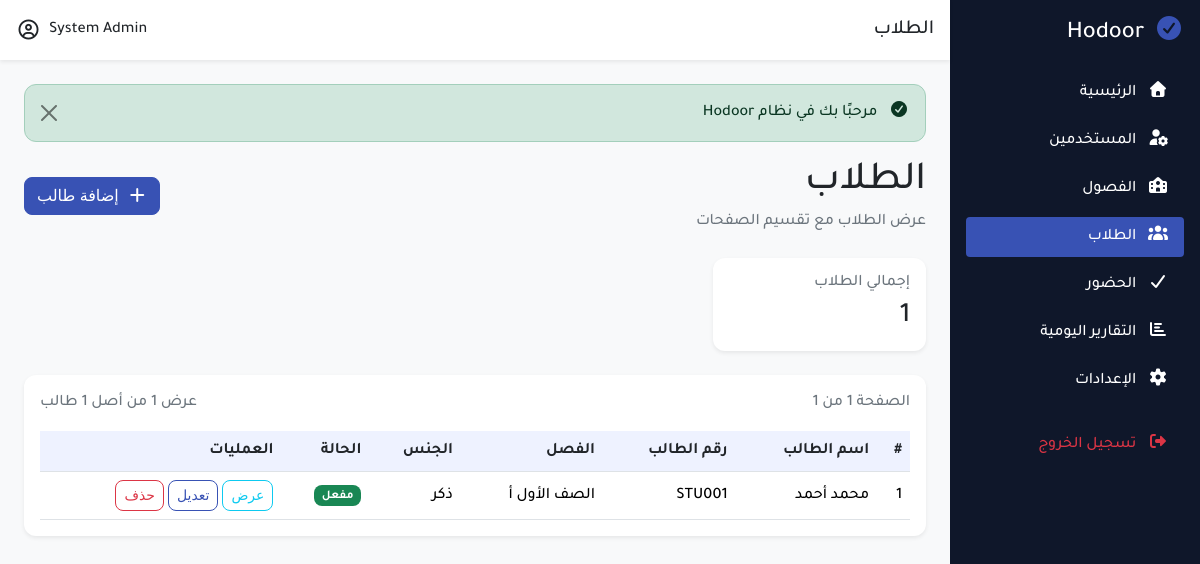
/modules/students/index.php (signed in), run on the app's committed database.
### tables this page shows
CREATE TABLE students
(
    id             INT AUTO_INCREMENT PRIMARY KEY,
    classroom_id   INT          NOT NULL,
    student_name   VARCHAR(150) NOT NULL,
    student_number VARCHAR(50) UNIQUE,
    gender         ENUM('male', 'female') DEFAULT 'male',
    birth_date     DATE NULL,
    phone          VARCHAR(20) NULL,
    parent_name    VARCHAR(150) NULL,
    parent_phone   VARCHAR(20) NULL,
    address        TEXT NULL,
    status         TINYINT(1) DEFAULT 1,
    created_at     TIMESTAMP DEFAULT CURRENT_TIMESTAMP,
    CONSTRAINT fk_students_classroom
        FOREIGN KEY (classroom_id) REFERENCES classrooms (id)
            ON DELETE CASCADE
);

CREATE TABLE classrooms
(
    id         INT AUTO_INCREMENT PRIMARY KEY,
    class_name VARCHAR(100) NOT NULL,
    class_code VARCHAR(30) NULL,
    level_name VARCHAR(50) NULL,
    created_at TIMESTAMP DEFAULT CURRENT_TIMESTAMP
);

### classes/clsPath.php (called while the page is built, shortened)
<?php
class clsPath
{
    private static $domain = "http://localhost/Hodoor/";
    public static function root()
    {
        return self::$domain;
    }
    public static function modules()
    {
        return self::root() . "modules/";
    }
    public static function students()
    {
        return self::modules() . "students/";
    }
}

### classes/clsStudent.php (called while the page is built, shortened)
<?php
class clsStudent
{
    private $conn;
    public function __construct($db)
    {
        $this->conn = $db;
    }
    public function countAll()
    {
        $query = "SELECT COUNT(*) AS total FROM students";
        $stmt = $this->conn->prepare($query);
        $stmt->execute();
        $row = $stmt->fetch(PDO::FETCH_ASSOC);
        return (int)($row['total'] ?? 0);
    }
    public function getPaginated($limit, $offset)
    {
        $query = "SELECT students.*, classrooms.class_name
              FROM students
              LEFT JOIN classrooms ON classrooms.id = students.classroom_id
              ORDER BY students.id DESC
              LIMIT :limit OFFSET :offset";
        $stmt = $this->conn->prepare($query);
        $stmt->bindValue(':limit', (int)$limit, PDO::PARAM_INT);
        $stmt->bindValue(':offset', (int)$offset, PDO::PARAM_INT);
        $stmt->execute();
        return $stmt->fetchAll(PDO::FETCH_ASSOC);
    }
}

### classes/clsHelper.php (called while the page is built, shortened)
<?php
class clsHelper
{
    public static function e($value)
    {
        return htmlspecialchars($value, ENT_QUOTES, 'UTF-8');
    }
}

### modules/students/index.php (the view, shortened to what this page needs)
<?php
require_once '../../includes/app.php';
$studentObj = new clsStudent($conn);
$limit = 10;
$page = isset($_GET['page']) && is_numeric($_GET['page'])
        ? (int)$_GET['page']
        : 1;
$totalStudents = $studentObj->countAll();
$totalPages = ceil($totalStudents / $limit);
$offset = ($page - 1) * $limit;
$students = $studentObj->getPaginated($limit, $offset);
?>
<?php require_once '../../includes/header.php'; ?>
<?php require_once '../../includes/sidebar.php'; ?>
    <div class="main-content w-100">
        <?php require_once '../../includes/navbar.php'; ?>
        <div class="content p-4">
            <?php require_once '../../includes/alerts.php'; ?>
            <div class="d-flex justify-content-between align-items-center mb-4">
                <div>
                    <h1 class="mb-1">الطلاب</h1>
                    <p class="text-muted mb-0">عرض الطلاب مع تقسيم الصفحات</p>
                </div>
                <a href="<?= clsPath::students(); ?>create.php" class="btn btn-primary">
                    <i class="fa fa-plus me-1"></i>
                    إضافة طالب
                </a>
            </div>
            <div class="row g-3 mb-4">
                <div class="col-md-6 col-lg-3">
                    <div class="card shadow-sm border-0">
                        <div class="card-body">
                            <h6 class="text-muted">إجمالي الطلاب</h6>
                            <h3 class="mb-0"><?= $totalStudents; ?></h3>
                        </div>
                    </div>
                </div>
            </div>
            <div class="card shadow-sm border-0">
                <div class="card-body">
                    <div class="d-flex justify-content-between align-items-center mb-3">
                        <div class="text-muted">
                            الصفحة <?= $page; ?> من <?= $totalPages; ?>
                        </div>
                        <div class="text-muted">
                            عرض <?= count($students); ?> من أصل <?= $totalStudents; ?> طالب
                        </div>
                    </div>
                    <div class="table-responsive">
                        <table class="table table-hover align-middle mb-0">
                            <thead class="table-light">
                            <tr>
                                <th>#</th>
                                <th>اسم الطالب</th>
                                <th>رقم الطالب</th>
                                <th>الفصل</th>
                                <th>الجنس</th>
                                <th>الحالة</th>
                                <th>العمليات</th>
                            </tr>
                            </thead>
                            <tbody>
                            <?php if (!empty($students)): ?>
                                <?php foreach ($students as $index => $student): ?>
                                    <tr>
                                        <td><?= $offset + $index + 1; ?></td>
                                        <td><?= clsHelper::e($student['student_name']); ?></td>
                                        <td><?= clsHelper::e($student['student_number']); ?></td>
                                        <td><?= clsHelper::e($student['class_name'] ?? '-'); ?></td>
                                        <td>
                                            <?= $student['gender'] === 'female' ? 'أنثى' : 'ذكر'; ?>
                                        </td>
                                        <td>
                                            <?php if ((int)$student['status'] === 1): ?>
                                                <span class="badge bg-success">مفعل</span>
                                            <?php else: ?>
                                                <span class="badge bg-secondary">غير مفعل</span>
                                            <?php endif; ?>
                                        </td>
                                        <td class="d-flex gap-1 flex-wrap">
                                            <a href="<?= clsPath::students(); ?>view.php?id=<?= $student['id']; ?>"
                                               class="btn btn-sm btn-outline-info">
                                                عرض
                                            </a>
                                            <a href="<?= clsPath::students(); ?>edit.php?id=<?= $student['id']; ?>"
                                               class="btn btn-sm btn-outline-primary">
                                                تعديل
                                            </a>
                                            <a href="<?= clsPath::students(); ?>delete.php?id=<?= $student['id']; ?>"
                                               class="btn btn-sm btn-outline-danger">
                                                حذف
                                            </a>
                                        </td>
                                    </tr>
                                <?php endforeach; ?>
                            <?php else: ?>
                                <tr>
                                    <td colspan="7" class="text-center py-4">لا يوجد طلاب حاليًا</td>
                                </tr>
                            <?php endif; ?>
                            </tbody>
                        </table>
                    </div>
                </div>
            </div>
        </div>
    </div>
<?php require_once '../../includes/footer.php'; ?>

### assets/css/dashboard.css (style rules this page uses)
.main-content { background: #f8f9fa; min-width: 0; }
.content { min-height: calc(100vh - 60px); }

### assets/css/mainColors.css (style rules this page uses)
:root { --main-color: #3852b4; --main-color-hover: #2f4599; --main-color-dark: #263a82; --main-color-light: #eef2ff; --secondary-color: #5e7ac4; --body-bg: #f8f9fa; --box-bg: #ffffff; --text-color: #212529; --text-muted: #6c757d; --white-color: #ffffff; --border-color: #dee2e6; --border-light: #edf0f5; --success-color: #198754; --danger-color: #dc3545; --warning-color: #ffc107; --info-color: #0dcaf0; --main-radius: 12px; --small-radius: 8px; --main-shadow: 0 6px 18px rgba(0, 0, 0, 0.08); --soft-shadow: 0 3px 10px rgba(0, 0, 0, 0.05); --focus-shadow: 0 0 0 0.25rem rgba(56, 82, 180, 0.25); }
body { background-color: var(--body-bg); color: var(--text-color); }
a { color: var(--main-color); text-decoration: none; }
.text-muted { color: var(--text-muted) !important; }
.btn { border-radius: var(--small-radius); }
.btn-primary { color: var(--white-color) !important; background-color: var(--main-color) !important; border-color: var(--main-color) !important; }
.btn-outline-primary { color: var(--main-color) !important; border-color: var(--main-color) !important; }
.card { background-color: var(--box-bg); border-color: var(--border-color); border-radius: var(--main-radius); box-shadow: var(--soft-shadow); }
.table { color: var(--text-color); }
.table th, .table td { border-color: var(--border-color); }
.table thead th { background-color: var(--main-color-light); color: var(--text-color); }
.badge { border-radius: var(--small-radius); }

### data on the page
students: index "1", student_name "محمد أحمد", student_number "STU001", classroom.class_name "الصف الأول أ", gender "ذكر", status "مفعل"

### other printed values
$title "الطلاب"
clsHelper::e($_SESSION['full_name']) "System Admin"
$success "مرحبًا بك في نظام Hodoor"
$totalStudents "1"
$totalPages "1"
